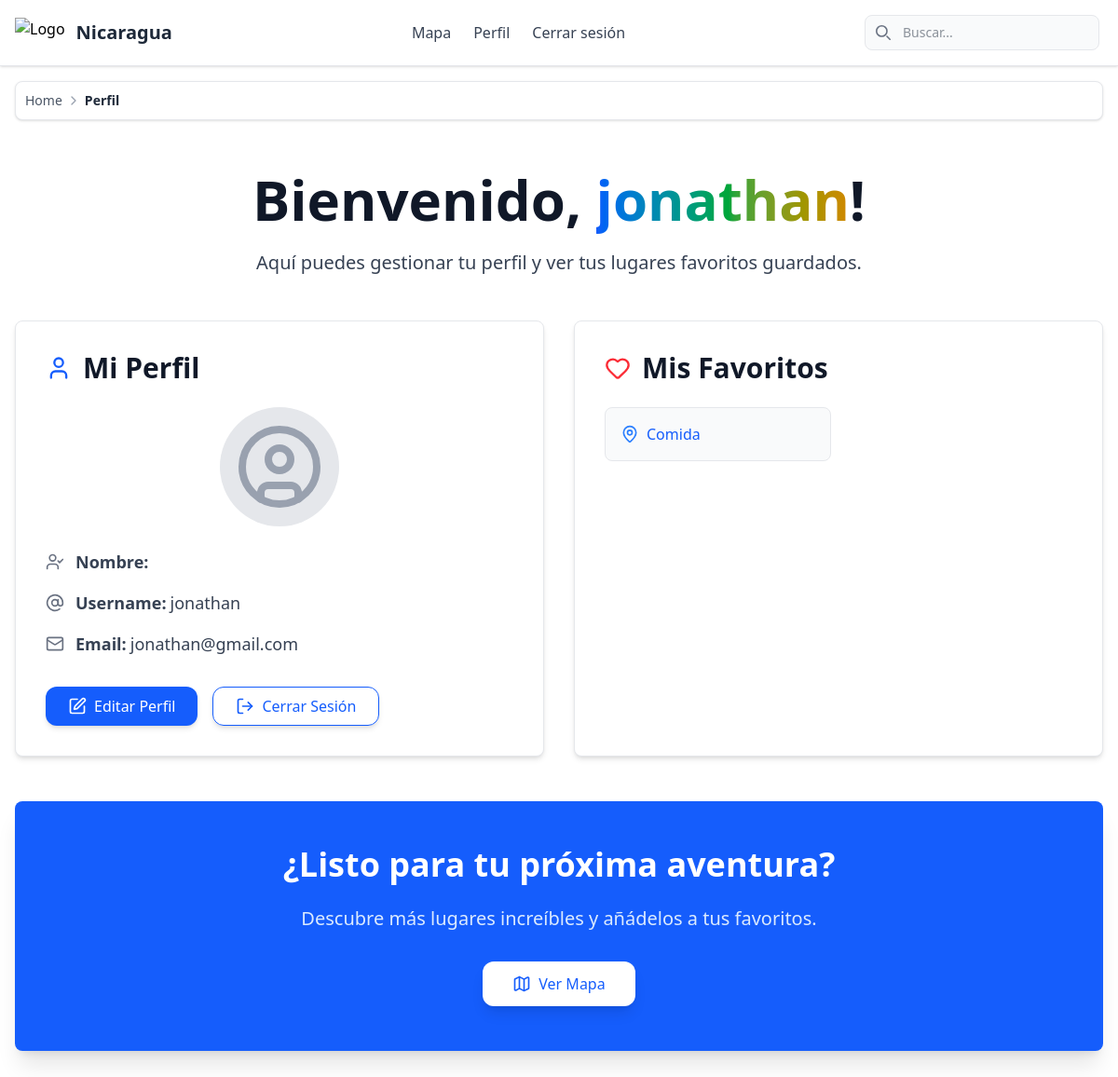
/users/profile (signed in), run on the app's committed database.
### users/models.py (models this page shows, shortened)
class CustomUser(AbstractUser):
    name = models.CharField(max_length=30)
    last_name = models.CharField(max_length=30)
    email = models.EmailField(unique=True, validators=[validate_email])
    is_google_account = models.BooleanField(default=False)
    profile_img = models.URLField(blank=True, null=True)

class Favorite(models.Model):
    user = models.ForeignKey(CustomUser, on_delete=models.CASCADE, related_name='favorites')
    title = models.CharField(max_length=100)
    url = models.URLField()
    class Meta:
        unique_together = ('user', 'url')

### users/views.py (the view)
# urls.py: path('profile',view_profile, name='users-profile' ),
@login_required(login_url='/users/login')
@never_cache
def view_profile(request):
    user = request.user
    favorites = Favorite.objects.filter(user=request.user)
    return render(request,'users/profile.html', {
        'user':user,
        'favorites': favorites
        })

### users/templates/users/profile.html (shortened to what this page needs)
{% extends 'rally_nicaragua/base.html' %}
{% load breadcrumbs %}
{% block content %}
{% render_breadcrumb %}
<div class="min-h-screen bg-white text-gray-800">
  <div class="container mx-auto px-4 py-8 max-w-7xl">
    <section class="mb-12 text-center">
      <h1 class="text-4xl sm:text-5xl lg:text-6xl font-extrabold text-gray-900 mb-4 leading-tight">
        Bienvenido, <span class="text-transparent bg-clip-text bg-gradient-to-r from-blue-600 via-green-600 to-yellow-600">{{ user.username }}</span>!
      </h1>
      <p class="text-lg sm:text-xl text-gray-700 max-w-3xl mx-auto mb-8">
        Aquí puedes gestionar tu perfil y ver tus lugares favoritos guardados.
      </p>
    </section>
    <div class="grid grid-cols-1 lg:grid-cols-2 gap-8 mb-12">
      <div class="bg-white p-8 rounded-lg shadow-md border border-gray-200">
        <h2 class="text-3xl font-bold text-gray-900 mb-6 flex items-center">
          <i data-lucide="user" class="w-7 h-7 text-blue-600 mr-3"></i>
          Mi Perfil
        </h2>
        <div class="space-y-4">
          {% if user.profile_img %}
          <div class="flex justify-center mb-6">
            <img src="{{ user.profile_img.url }}" alt="Imagen de perfil" class="w-32 h-32 object-cover rounded-full border-4 border-blue-200 shadow-md">
          </div>
          {% else %}
          <div class="flex justify-center mb-6">
            <div class="w-32 h-32 rounded-full bg-gray-200 flex items-center justify-center text-gray-500 text-6xl font-bold">
              <i data-lucide="user-circle" class="w-24 h-24 text-gray-400"></i>
            </div>
          </div>
          {% endif %}
          <p class="flex items-center text-lg text-gray-700">
            <i data-lucide="user-check" class="w-5 h-5 text-gray-500 mr-3"></i>
            <b class="mr-1">Nombre: </b> {{ user.name }} {{ user.last_name }}
          </p>
          <p class="flex items-center text-lg text-gray-700">
            <i data-lucide="at-sign" class="w-5 h-5 text-gray-500 mr-3"></i>
            <b class="mr-1">Username: </b> {{ user.username }}
          </p>
          <p class="flex items-center text-lg text-gray-700">
            <i data-lucide="mail" class="w-5 h -5 text-gray-500 mr-3"></i>
            <b class="mr-1">Email: </b> {{ user.email }}
          </p>
        </div>
        <div class="mt-8 flex flex-col sm:flex-row gap-4">
          <a href="#" class="inline-flex items-center justify-center px-6 py-2 rounded-xl text-white bg-blue-600 hover:bg-blue-700 shadow-md transition-all duration-300 transform hover:scale-105">
            <i data-lucide="edit" class="w-5 h-5 mr-2"></i>
            Editar Perfil
          </a>
          <a href="{% url 'users-logout' %}" class="inline-flex items-center justify-center px-6 py-2 rounded-xl text-blue-600 border border-blue-600 hover:bg-blue-50 shadow-md transition-all duration-300 transform hover:scale-105">
            <i data-lucide="log-out" class="w-5 h-5 mr-2"></i>
            Cerrar Sesión
          </a>
        </div>
      </div>
      <div class="bg-white p-8 rounded-lg shadow-md border border-gray-200">
        <h2 class="text-3xl font-bold text-gray-900 mb-6 flex items-center">
          <i data-lucide="heart" class="w-7 h-7 text-red-500 mr-3"></i>
          Mis Favoritos
        </h2>
        {% if favorites %}
        <div class="grid grid-cols-1 sm:grid-cols-2 gap-4">
          {% for fav in favorites %}
          <a href="{{ fav.url }}"
            class="block p-4 rounded-lg bg-gray-50 hover:bg-gray-100 border border-gray-200 text-blue-600 hover:text-blue-800 transition-all duration-200 flex items-center gap-2 transform hover:translate-x-1">
            <i data-lucide="map-pin" class="w-5 h-5 text-blue-500"></i>
            <span class="font-medium">{{ fav.title }}</span>
          </a>
          {% endfor %}
        </div>
        {% endif %}
      </div>
    </div>
    <section class="text-center bg-blue-600 p-12 rounded-lg shadow-xl mb-12">
      <h3 class="text-3xl lg:text-4xl font-bold text-white mb-6">¿Listo para tu próxima aventura?</h3>
      <p class="text-xl text-blue-100 max-w-2xl mx-auto mb-8">
        Descubre más lugares increíbles y añádelos a tus favoritos.
      </p>
      <a href="{% url 'home-maps' %}"
        class="inline-flex items-center bg-white text-blue-600 hover:bg-gray-100 px-8 py-3 rounded-xl shadow-lg hover:shadow-xl transition-all duration-300 transform hover:scale-105">
        <i data-lucide="map" class="w-5 h-5 mr-2"></i>
        <span>Ver Mapa</span>
      </a>
    </section>
  </div>
</div>
{% endblock %}

### templates/rally_nicaragua/base.html (shortened to what this page needs)
{% load static %}
<!DOCTYPE html>
<html lang="es">
<head>
  <script src="https://cdn.jsdelivr.net/npm/@tailwindcss/browser@4"></script>
  <link rel="stylesheet" href="{% static 'css/click-circle.css' %}">
</head>
<body class="bg-white">
  {% include 'components/navbar.html' %}
  {% block content %} {% endblock %}
</body>
</html>

### templates/components/navbar.html (shortened to what this page needs)
<nav class="bg-white shadow-sm border-b border-gray-200">
  <div class="max-w-screen-xl flex flex-wrap items-center justify-between mx-auto p-4">
    <a href="{% if user.is_authenticated %}/home{% else %}/{% endif %}"
      class="flex items-center space-x-3 rtl:space-x-reverse transition-all duration-200 hover:scale-[1.02]">
      <img src="https://flowbite.com/docs/images/logo.svg" class="h-8" alt="Logo" />
      <span class="self-center text-xl font-semibold whitespace-nowrap text-gray-800">Nicaragua</span>
    </a>
    <div class="flex md:order-2 space-x-1">
      <form action="{% url 'page-search' %}">
        <div class="relative hidden md:block">
          <div class="absolute inset-y-0 left-0 flex items-center pl-3 pointer-events-none">
          </div>
          <input type="text" name="search" id="search-navbar"
            class="block w-full p-2 pl-10 text-sm text-gray-800 border border-gray-200 rounded-lg bg-gray-50 focus:ring-blue-400 focus:border-blue-400 transition-all duration-200"
            placeholder="Buscar...">
        </div>
      </form>
    </div>
    <div class="hidden w-full md:flex md:w-auto md:order-1 mt-4 md:mt-0" id="navbar-menu">
      <ul
        class="gap-6 flex flex-col font-medium border border-gray-200 rounded-lg bg-white md:flex-row md:border-0 md:bg-white">
        <li>
          <a href="{% url 'home-maps' %}"
            class="block py-2 px-3 text-gray-700 rounded-sm hover:bg-gray-100 md:hover:text-blue-600 md:p-0 transition-colors duration-200">
            Mapa
          </a>
        </li>
        {% if user.is_authenticated %}
        <li>
          <a href="{% url 'users-profile' %}"
            class="block py-2 px-3 text-gray-700 rounded-sm hover:bg-gray-100 md:hover:text-blue-600 md:p-0 transition-colors duration-200">
            Perfil
          </a>
        </li>
        <li>
          <a href="{% url 'users-logout' %}"
            class="block py-2 px-3 text-gray-700 rounded-sm hover:bg-gray-100 md:hover:text-blue-600 md:p-0 transition-colors duration-200">
            Cerrar sesión
          </a>
        </li>
        {% endif %}
      </ul>
    </div>
  </div>
</nav>

### templates/components/breadcrumb.html
<div class="flex justify-center items-center p-4 w-full z-20">
  <div
    class="flex items-center w-full max-w-7xl bg-white border border-gray-200 shadow-sm p-2.5  rounded-lg flex-wrap gap-x-1.5">
    <nav class="flex" aria-label="Breadcrumb">
      <ol class="inline-flex items-center flex-wrap">
        {% for item in breadcrumb %}
        <li class="inline-flex items-center justify-center">
          {% if item.url %}
          <a href="{{ item.url }}"
            class="inline-flex items-center text-sm font-medium text-gray-600 hover:text-blue-600 transition-colors duration-200">
            {{ item.name }}
          </a>
          {% if not forloop.last %}
          <i data-lucide="chevron-right" class="w-4 h-4 text-gray-400 mx-1"></i>
          {% endif %}
          {% else %}
          <span class="text-sm font-semibold text-gray-800">
            {{ item.name }}
          </span>
          {% endif %}
        </li>
        {% endfor %}
      </ol>
    </nav>
  </div>
</div>

### data on the page
CustomUser: username "jonathan", email "jonathan@gmail.com"
Favorite: title "Comida"

### other printed values
{{ item.name }} "Home"
{{ item.name }} "Perfil"
